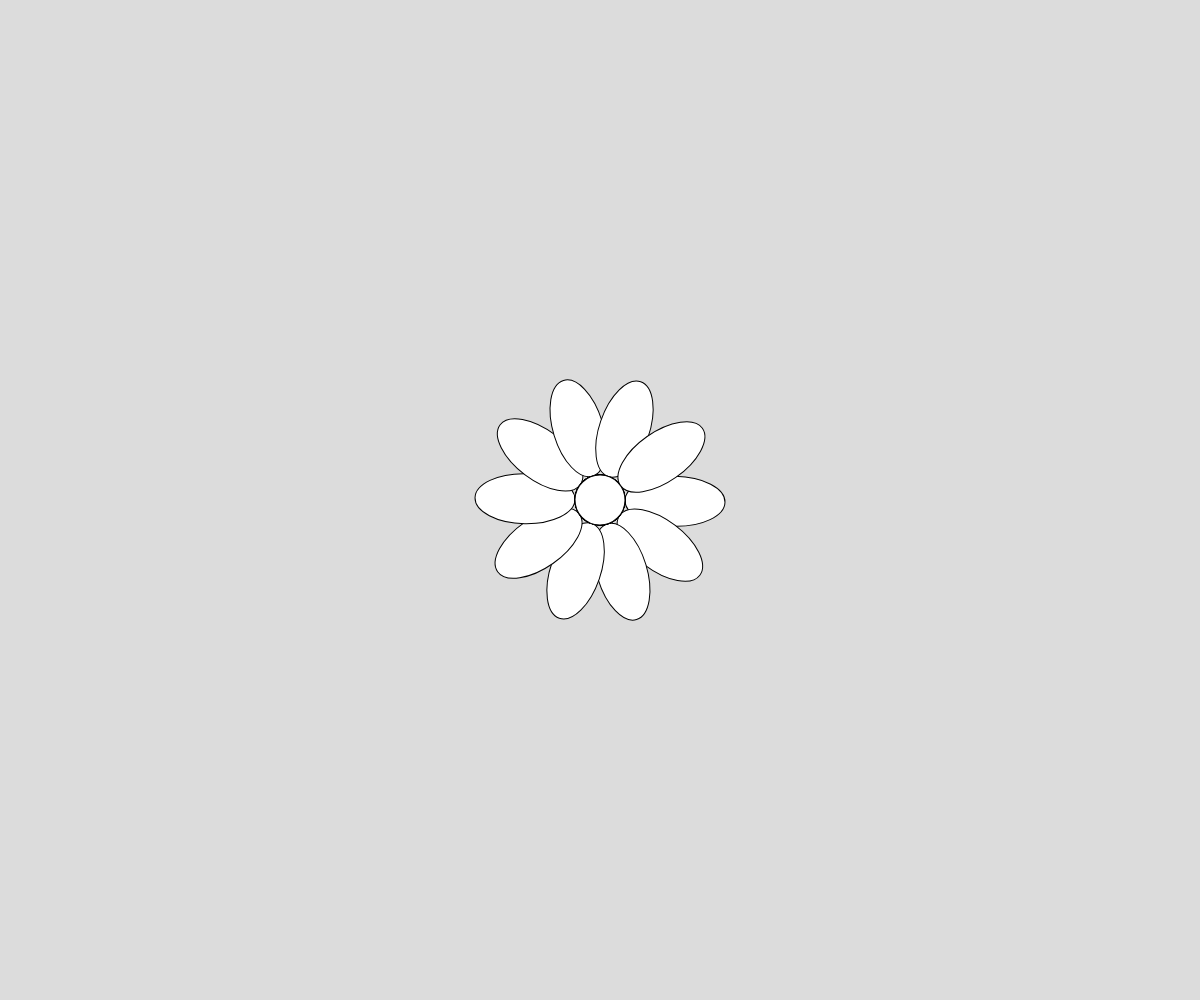
Frame 1 (no input)
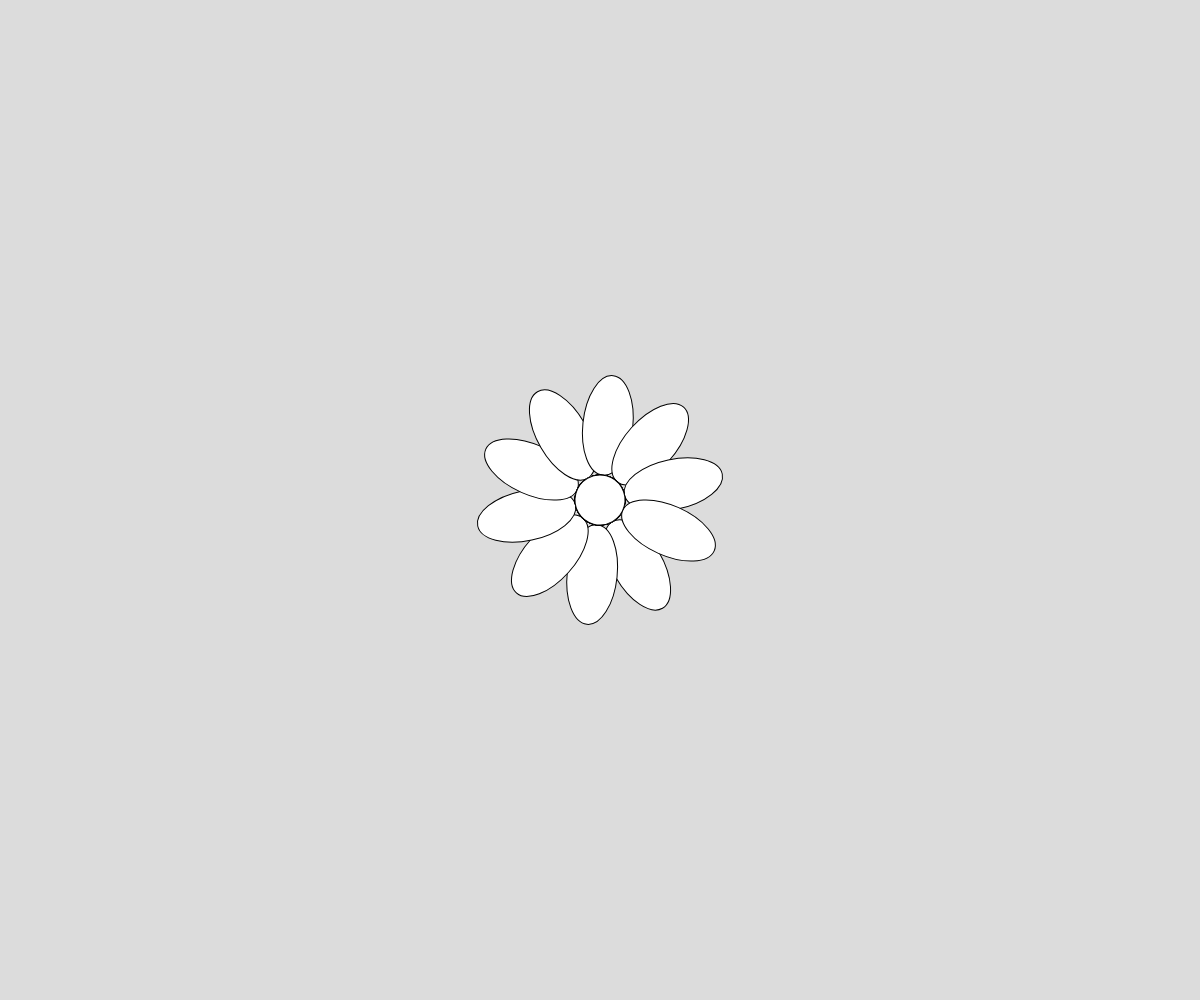
Frame 60 (no input)
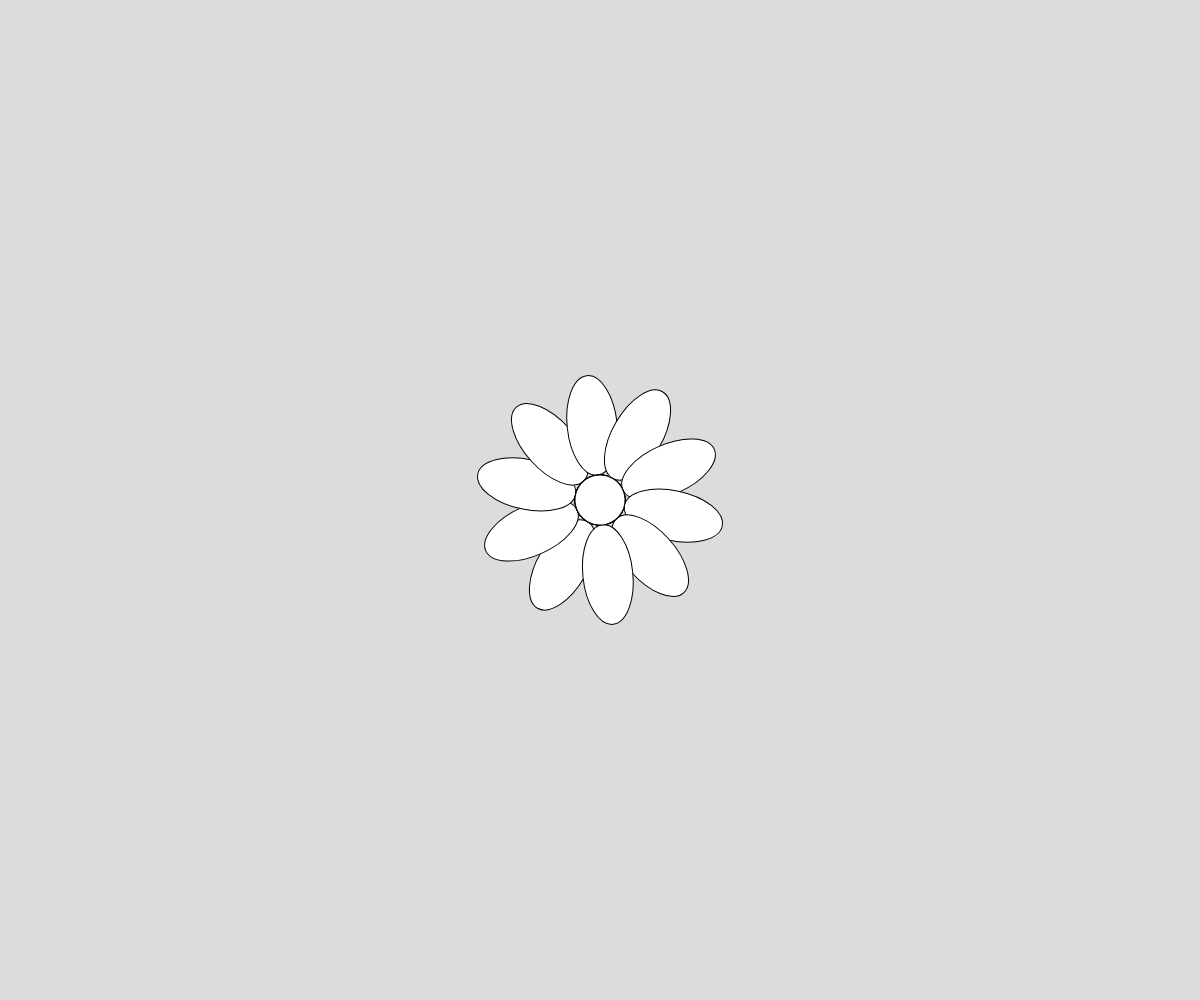
Frame 120 (the mouse pressed at the canvas centre since frame 60)

The p5.js sketch that drew these frames (run headless with seeded random() and noise() and a simulated clock; from frame 60 on, the mouse is pressed at the canvas centre):

// p5.js sketch
// ── sketch.js
let petalCount = 10;
let flowerX,flowerY;
//let x,y;

function setup() {
  createCanvas(windowWidth, windowHeight);
  angleMode(DEGREES);

  flowerX = width/2;
  flowerY = height/2;
  //x=0;
  //y=0;
  //background(220);
}

function draw() {
  background(220);

  drawFlower(petalCount,flowerX,flowerY, frameCount)



}

function mousePressed(){
  flowerX=mouseX;
  flowerY=mouseY;

}

function drawFlower(petalCount,x,y,rotationAngle){

  push()
  translate(x,y)
  rotate(rotationAngle);
  for(let i=0;i<petalCount;i=i+1){
    ellipse(75,0,100,50);
    rotate(360/petalCount);
    circle(0,0,50)
  }
  pop()
}
